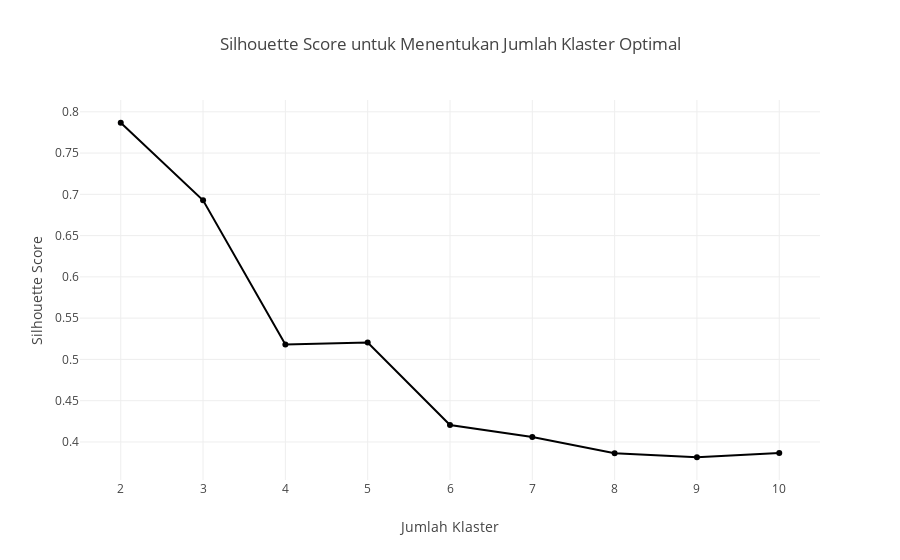

The cell this chart's notebook holds for it:
### Code cell
# Plotting Silhouette Scores using Plotly Express
fig = px.line(x=range(2, 11), y=silhouette_scores, markers=True, title='Silhouette Score untuk Menentukan Jumlah Klaster Optimal')
fig.update_layout(
    xaxis_title='Jumlah Klaster',
    yaxis_title='Silhouette Score',
    xaxis=dict(tickmode='linear')
)
fig.show()

### Figure 1 — Plotly figure (JSON) as saved in the notebook; plotly's stock layout.template omitted (floating-point values rounded to 4 significant figures)
{"data": [{"hovertemplate": "x=%{x}<br>y=%{y}<extra></extra>", "legendgroup": "", "line": {"color": "#000001", "dash": "solid"}, "marker": {"symbol": "circle"}, "mode": "lines+markers", "name": "", "orientation": "v", "showlegend": false, "type": "scatter", "x": [2, 3, 4, 5, 6, 7, 8, 9, 10], "xaxis": "x", "y": [0.7867, 0.6927, 0.5181, 0.5204, 0.4206, 0.4059, 0.3865, 0.3815, 0.3866], "yaxis": "y"}], "layout": {"legend": {"tracegroupgap": 0}, "title": {"text": "Silhouette Score untuk Menentukan Jumlah Klaster Optimal"}, "xaxis": {"anchor": "y", "domain": [0, 1], "tickmode": "linear", "title": {"text": "Jumlah Klaster"}}, "yaxis": {"anchor": "x", "domain": [0, 1], "title": {"text": "Silhouette Score"}}}}
